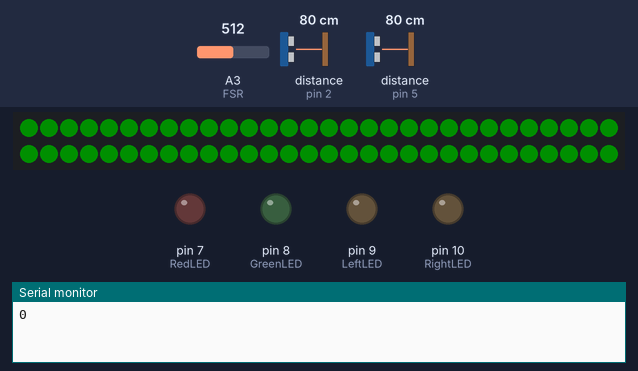
Bench run of a sketch on a simulated Arduino Uno, built with avr-gcc and run on an emulated ATmega328P. Shown: 60 RGB LEDs in strip order, left to right, continuing on the next row, output pins drawn as LEDs (lit = HIGH), the last lines printed to the serial monitor. Inputs (shaded band) come from the test bench; at power-on: A3 (FSR) = 512, distance to the obstacle (sensors on pin 2, pin 5) 80 cm. The echo pulse lasts 58.3 µs per cm; dim RGB values are drawn brighter than linear; random numbers use the default seed unless the sketch sets one.

Above: at 0.1 s.
At 7.7 s:
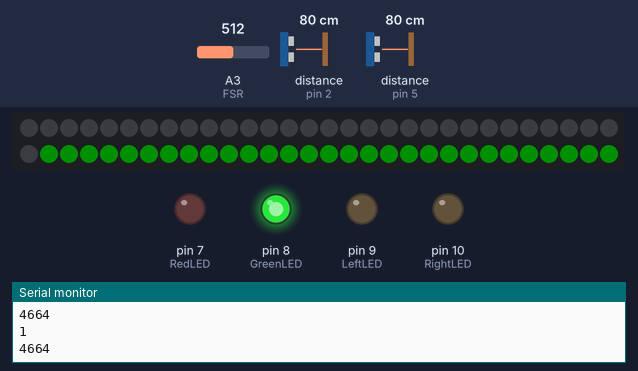
At 17.42 s:
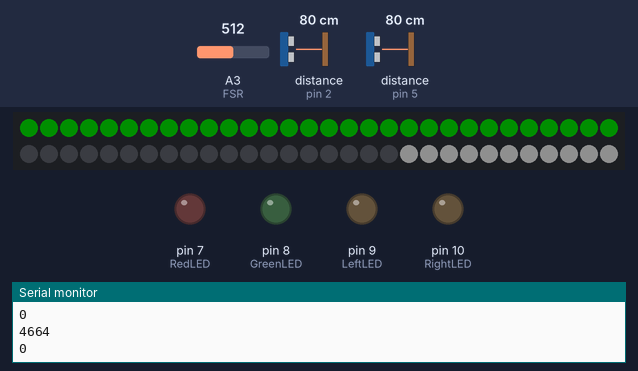
At 35.3 s:
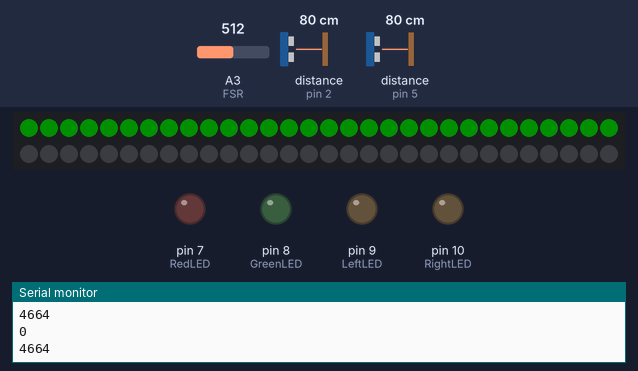
Timing chart, 0 to 40.0 s (numbered marks = the images above):
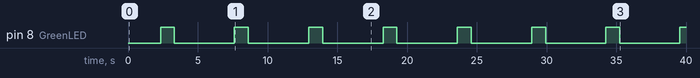

Measured:
- by itself, pin 8 (GreenLED): alternates HIGH for 1.0 s and LOW for 4.3 s
- what the display in image 1 shows lasts 3.6 s, from 7.0 s to 10.6 s

The sketch:

combined_midterm_sensor.ino
```cpp
#include <NewPing.h>
#include <Adafruit_NeoPixel.h>
#ifdef __AVR__
  #include <avr/power.h>
#endif

///NEO
#define PIN A0
#define NUM_LEDS 60
#define BRIGHTNESS 15

#define trigPin1 3
#define echoPin1 2
#define trigPin2 4
#define echoPin2 5
#define MaxDistance 200
int RedLED = 7;
int GreenLED = 8;
int LeftLED = 9;
int RightLED = 10;
long x ;
int tempCheckTimer;
int y = 0 ;
int z = 0 ;
long clue = false;
long start = true;
int w = 0;

//fsr
int FSR = A3;
unsigned long startTime = 0;

///NEO
int leftValue;
int redToGreen;
int divider;
int neoMap;

Adafruit_NeoPixel strip = Adafruit_NeoPixel(NUM_LEDS, PIN, NEO_GRB + NEO_KHZ800);

int gamma[] = {
    0,  0,  0,  0,  0,  0,  0,  0,  0,  0,  0,  0,  0,  0,  0,  0,
    0,  0,  0,  0,  0,  0,  0,  0,  0,  0,  0,  0,  1,  1,  1,  1,
    1,  1,  1,  1,  1,  1,  1,  1,  1,  2,  2,  2,  2,  2,  2,  2,
    2,  3,  3,  3,  3,  3,  3,  3,  4,  4,  4,  4,  4,  5,  5,  5,
    5,  6,  6,  6,  6,  7,  7,  7,  7,  8,  8,  8,  9,  9,  9, 10,
   10, 10, 11, 11, 11, 12, 12, 13, 13, 13, 14, 14, 15, 15, 16, 16,
   17, 17, 18, 18, 19, 19, 20, 20, 21, 21, 22, 22, 23, 24, 24, 25,
   25, 26, 27, 27, 28, 29, 29, 30, 31, 32, 32, 33, 34, 35, 35, 36,
   37, 38, 39, 39, 40, 41, 42, 43, 44, 45, 46, 47, 48, 49, 50, 50,
   51, 52, 54, 55, 56, 57, 58, 59, 60, 61, 62, 63, 64, 66, 67, 68,
   69, 70, 72, 73, 74, 75, 77, 78, 79, 81, 82, 83, 85, 86, 87, 89,
   90, 92, 93, 95, 96, 98, 99,101,102,104,105,107,109,110,112,114,
  115,117,119,120,122,124,126,127,129,131,133,135,137,138,140,142,
  144,146,148,150,152,154,156,158,160,162,164,167,169,171,173,175,
  177,180,182,184,186,189,191,193,196,198,200,203,205,208,210,213,
  215,218,220,223,225,228,231,233,236,239,241,244,247,249,252,255 };


NewPing sonar1(trigPin1, echoPin1, MaxDistance);
NewPing sonar2(trigPin2, echoPin2, MaxDistance);

void echoCheck() { // If ping echo, set distance to array.
  if (sonar1.check_timer()) {
    Serial.println("Yes");}
  if (tempCheckTimer = 0){
    Serial.println("NOO");}
}

void setup() {
  ///game
  Serial.begin(9600);
  pinMode(RedLED, OUTPUT);
  pinMode(GreenLED, OUTPUT);
  pinMode(LeftLED, OUTPUT);
  pinMode(RightLED, OUTPUT);
  pinMode(FSR,INPUT);
  randomSeed(analogRead(0));

  ///neo
  strip.setBrightness(BRIGHTNESS);
  strip.begin();
  strip.show(); // Initialize all pixels to 'off'

  ///fsr
  unsigned long loopTime = 1;

}


int distance1() {
  int dist = sonar1.ping_cm();
  if (dist != 0) {
    return dist;
  }
}

int distance2() {
  int dist = sonar2.ping_cm();
  if (dist != 0) {
    return dist;
  }
}

int compare1(int before) {
  int dist = sonar1.ping_cm();
  int diff = abs(dist - before);
  while (diff < 30) {
    int dist = sonar1.ping_cm();
    diff = abs(dist - before);
    Serial.print(before);
    Serial.print(",");
    Serial.print(dist);
    Serial.print(",");
    Serial.println(diff);
    delay(300);
  }
  return 1;
}

int compare2(int before) {
  int dist = sonar2.ping_cm();
  int diff = abs(dist - before);
  while (diff < 30) {
    int dist = sonar2.ping_cm();
    diff = abs(dist - before);
    Serial.print(before);
    Serial.print(",");
    Serial.print(dist);
    Serial.print(",");
    Serial.println(diff);
    delay(500);
  }
  return 1;
}

void RedLed() {
  digitalWrite(RedLED,HIGH);
  delay(1000);
  digitalWrite(RedLED,LOW);
}

void GreenLed() {
  digitalWrite(GreenLED,HIGH);
  delay(1000);
  digitalWrite(GreenLED,LOW);
}

void LeftLed() {
  digitalWrite(LeftLED,HIGH);
  delay(2000);
  digitalWrite(LeftLED,LOW);
}

void RightLed() {
  digitalWrite(RightLED,HIGH);
  delay(2000);
  digitalWrite(RightLED,LOW);

}

void loop() {

if (start == true){
  int pressure = analogRead(FSR);
  int dist2 = distance2();
  int dist1 = distance1();
  x = random()%2;
  Serial.println(x);
  clue = false;

//

  ////1

  if (x == 1) {
    pressureSensor();
    if (clue == true){
      leftW(255, 33);
    }
    Serial.println(sonar1.ping_median(20));
    for (int i = 0; i < 11; i++ ){
     if(sonar1.check_timer()){
      y += 1;
     }
    }
   if (y > 5) {
     Serial.print(y);
     Serial.print(",");
     Serial.println("Left!");
     RedLed();}
    else {
      GreenLed();
    }
    y = 0 ;
    delay(2000);
    start = true;
  }

  ////0

  else if (x == 0) {
    pressureSensor();
    if (clue == true){
      rightW(255, 33);
    }
   Serial.println(sonar2.ping_median(20));
   for (int i = 0; i < 11; i++ ){
     if(sonar2.check_timer()){
      y += 1;
     }
    }
   if (y > 0) {
     Serial.print(y);
     Serial.print(",");
     Serial.println("Right!");

     RedLed();}
     else {
     GreenLed();
     }
     y = 0 ;
     delay(2000);
     start = true;
}
//if (w >= 3){
//  start = false;
//  while (start == false){
//    rainbowCycle(.1);
//  }
//}
}
}
///GAME FUNCTIONS

///sensor
void pressureSensor(){
//  timer(100, 255);
  unsigned long loopTime = millis() - startTime;
  if (loopTime<=5000) {
    int val = analogRead(FSR);
    if (val > 1) {
    green();
    startTime = millis();
    val = 0;
    clue = true;
    start = false;
    }
  }else {
    Serial.println("MISS!");
    red();
    startTime = millis();
    clue = false;
    start = false;
  }
  delay(150);
}


//// NEO FUNCTIONS

///NEO
//  red();
//  Erase(1000);
//
//  green();
//  Erase(1000);
//
//  rightW(255, 33);
//  leftW(255, 33);
//  timer(100, 255);
//  strip.clear();
//  delay(500);
//  rainbowCycle(.1);

///END NEO

void timer(uint8_t wait, uint8_t rate){
  while (clue == false){
  strip.clear();
  strip.setBrightness(BRIGHTNESS);
  pulseRG();
  leftValue = 60;
  right(strip.Color(0, 0, 0), rate);
  strip.setBrightness(0);
  delay(wait);
  }
}

// Input a value 0 to 255 to get a color value.
// The colours are a transition r - g - b - back to r.
uint32_t Wheel(byte WheelPos) {
  WheelPos = 255 - WheelPos;
  if(WheelPos < 85) {
    return strip.Color(255 - WheelPos * 3, 0, WheelPos * 3);
  }
  if(WheelPos < 170) {
    WheelPos -= 85;
    return strip.Color(0, WheelPos * 3, 255 - WheelPos * 3);
  }
  WheelPos -= 170;
  return strip.Color(WheelPos * 3, 255 - WheelPos * 3, 0);
}

void pulseRG() {
  for(int j = 0; j < 256 ; j++){
      for(uint16_t i=60; i > 29; i--) {
          strip.setPixelColor(i, Wheel(((i * 256 / strip.numPixels())) & 100));
          int neoMap = map(i, 60, 30, 0, 29);
          strip.setPixelColor(neoMap, Wheel(((i * 256 / strip.numPixels())) & 100));
        }
        strip.show();
      }
}

void right(uint32_t c, uint8_t wait) {
  for(uint16_t r=0; r< 30; r++) {
    if (leftValue > 29){
      strip.setPixelColor(r, c);
      strip.setPixelColor(leftValue, c);
      strip.show();
      leftValue -= 1;
      delay(wait);
  }
}
}

void rainbowCycle(uint8_t wait) {
  uint16_t i, j;

  for(j=0; j<256*5; j++) { // 5 cycles of all colors on wheel
    for(i=0; i< strip.numPixels(); i++) {
      strip.setPixelColor(i, Wheel(((i * 256 / strip.numPixels()) + j) & 255));
    }
    strip.show();
    delay(wait);
  }
}

void greenToRed() {
  uint16_t i, j;
  for(j=0; j<256*5; j++) { // 5 cycles of all colors on wheel
    for(i= 60; i > 30; i--) {
      if (redToGreen < 31){
      strip.setPixelColor(i, Wheel(((i * 256 / strip.numPixels())) & 100));
      strip.setPixelColor(redToGreen, Wheel(((redToGreen * 256/strip.numPixels())) & 100));
      redToGreen -= 1;
      strip.show();
      }
    }
  }
}

void rightW (uint16_t bright, uint16_t rate) {
   for(uint16_t i=60; i > 30; i--) {
          strip.setPixelColor(i, strip.Color(bright, bright, bright, gamma[0]));
        }
        strip.show();
        for(uint16_t r= 30; r < 61; r++) {
            strip.setPixelColor(r, strip.Color(0, 0, 0));
            strip.show();
            delay(rate);
        }
}

void leftW (uint16_t bright, uint16_t rate) {
   for(uint16_t i=0; i < 30; i++) {
          strip.setPixelColor(i, strip.Color(bright, bright, bright, gamma[0]));
        }
        strip.show();
        for(uint16_t r= 30; r > 0; r--) {
            strip.setPixelColor(r, strip.Color(0, 0, 0));
            strip.setPixelColor(0, strip.Color(0, 0, 0));
            strip.show();
            delay(rate);
      }
}

void green () {
   for(uint16_t i= 0; i < 60; i++) {
          strip.setPixelColor(i, strip.Color(0, 255, 0, gamma[100]));
        }
        strip.show();
        delay(500);
}

void red () {
   for(uint16_t i= 0; i < 60; i++) {
          strip.setPixelColor(i, strip.Color(255, 0, 0, gamma[100]));
        }
        strip.show();
        delay(500);
}

void Erase(uint16_t rate){
  for(uint16_t i= 0; i < 60; i++) {
          strip.setPixelColor(i, strip.Color(0, 0, 0, gamma[0]));
        }
        delay(rate);
}
```
